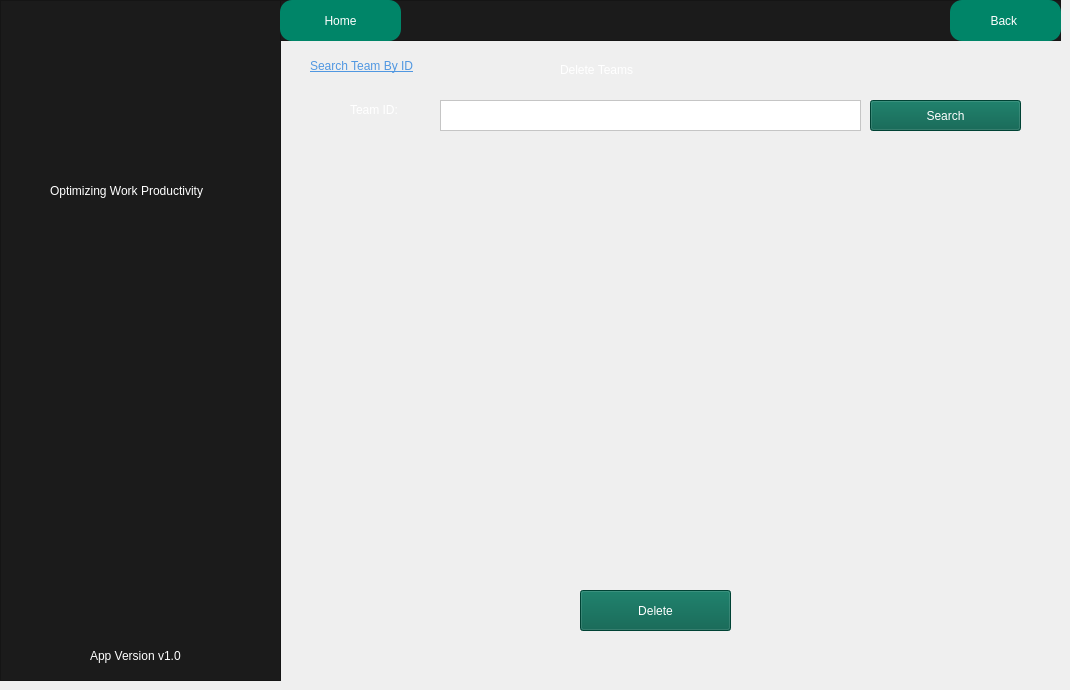
    <widget class="QWidget" name="RemoveTeam">
     <widget class="QLabel" name="label_363">
      <property name="geometry">
       <rect>
        <x>350</x>
        <y>100</y>
        <width>71</width>
        <height>20</height>
       </rect>
      </property>
      <property name="styleSheet">
       <string notr="true">color:white;
font: 10pt &quot;Tahoma&quot;;</string>
      </property>
      <property name="text">
       <string>Team ID:</string>
      </property>
     </widget>
     <widget class="QFrame" name="frame_87">
      <property name="geometry">
       <rect>
        <x>0</x>
        <y>0</y>
        <width>281</width>
        <height>681</height>
       </rect>
      </property>
      <property name="styleSheet">
       <string notr="true">background-color:rgba(27,27,27,255);</string>
      </property>
      <property name="frameShape">
       <enum>QFrame::StyledPanel</enum>
      </property>
      <property name="frameShadow">
       <enum>QFrame::Raised</enum>
      </property>
      <widget class="QLabel" name="label_364">
       <property name="geometry">
        <rect>
         <x>10</x>
         <y>10</y>
         <width>261</width>
         <height>151</height>
        </rect>
       </property>
       <property name="text">
        <string/>
       </property>
       <property name="pixmap">
        <pixmap resource="../resource.qrc">:/pics/picture/people.png</pixmap>
       </property>
       <property name="scaledContents">
        <bool>true</bool>
       </property>
      </widget>
      <widget class="QLabel" name="label_366">
       <property name="geometry">
        <rect>
         <x>50</x>
         <y>180</y>
         <width>201</width>
         <height>21</height>
        </rect>
       </property>
       <property name="styleSheet">
        <string notr="true">color: rgb(255, 255, 255);
font: italic 9pt &quot;Segoe UI&quot;;</string>
       </property>
       <property name="text">
        <string>Optimizing Work Productivity</string>
       </property>
      </widget>
      <widget class="QLabel" name="label_367">
       <property name="geometry">
        <rect>
         <x>90</x>
         <y>640</y>
         <width>121</width>
         <height>31</height>
        </rect>
       </property>
       <property name="styleSheet">
        <string notr="true">color:white;</string>
       </property>
       <property name="text">
        <string>App Version v1.0</string>
       </property>
      </widget>
     </widget>
     <widget class="QLabel" name="label_368">
      <property name="geometry">
       <rect>
        <x>310</x>
        <y>50</y>
        <width>241</width>
        <height>31</height>
       </rect>
      </property>
      <property name="styleSheet">
       <string notr="true">color: rgb(80, 151, 225);

font: italic 13pt &quot;Times New Roman&quot;;
text-decoration: underline;</string>
      </property>
      <property name="text">
       <string>Search Team By ID</string>
      </property>
     </widget>
     <widget class="QPushButton" name="Delsearchteam">
      <property name="geometry">
       <rect>
        <x>870</x>
        <y>100</y>
        <width>151</width>
        <height>31</height>
       </rect>
      </property>
      <property name="styleSheet">
       <string notr="true">color:white;
background-color:rgba(0,92,73,255);
font: 10pt &quot;Tahoma&quot;;</string>
      </property>
      <property name="text">
       <string>Search</string>
      </property>
     </widget>
     <widget class="QFrame" name="frame_88">
      <property name="geometry">
       <rect>
        <x>280</x>
        <y>0</y>
        <width>781</width>
        <height>41</height>
       </rect>
      </property>
      <property name="styleSheet">
       <string notr="true">background-color:rgba(27,27,27,255);</string>
      </property>
      <property name="frameShape">
       <enum>QFrame::StyledPanel</enum>
      </property>
      <property name="frameShadow">
       <enum>QFrame::Raised</enum>
      </property>
      <widget class="QPushButton" name="homebutton_30">
       <property name="geometry">
        <rect>
         <x>670</x>
         <y>0</y>
         <width>111</width>
         <height>41</height>
        </rect>
       </property>
       <property name="styleSheet">
        <string notr="true">border-radius:12px;
background-color:rgba(0,133,104,255);
color:white;</string>
       </property>
       <property name="text">
        <string>Back </string>
       </property>
      </widget>
      <widget class="QPushButton" name="homebutton_31">
       <property name="geometry">
        <rect>
         <x>0</x>
         <y>0</y>
         <width>121</width>
         <height>41</height>
        </rect>
       </property>
       <property name="styleSheet">
        <string notr="true">border-radius:12px;
background-color:rgba(0,133,104,255);
color:white;</string>
       </property>
       <property name="text">
        <string>Home</string>
       </property>
      </widget>
     </widget>
     <widget class="QPlainTextEdit" name="delteamsearch">
      <property name="geometry">
       <rect>
        <x>440</x>
        <y>100</y>
        <width>421</width>
        <height>31</height>
       </rect>
      </property>
      <property name="styleSheet">
       <string notr="true">color:black;
background-color: rgba(255,255,255,255);
</string>
      </property>
     </widget>
     <widget class="QLabel" name="label_369">
      <property name="geometry">
       <rect>
        <x>560</x>
        <y>60</y>
        <width>101</width>
        <height>20</height>
       </rect>
      </property>
      <property name="styleSheet">
       <string notr="true">color:white;</string>
      </property>
      <property name="text">
       <string>Delete Teams</string>
      </property>
     </widget>
     <widget class="QPushButton" name="DeleteTeam">
      <property name="geometry">
       <rect>
        <x>580</x>
        <y>590</y>
        <width>151</width>
        <height>41</height>
       </rect>
      </property>
      <property name="styleSheet">
       <string notr="true">color:white;
background-color:rgba(0,92,73,255);
font: 10pt &quot;Tahoma&quot;;</string>
      </property>
      <property name="text">
       <string>Delete</string>
      </property>
     </widget>
    </widget>
